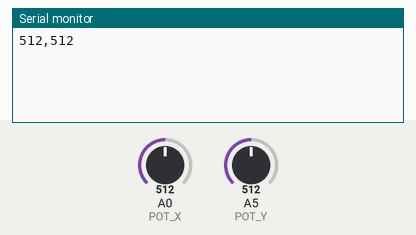
Recording of a sketch running on a simulated Arduino Uno, built with avr-gcc and run on an emulated ATmega328P. Parts: the last lines printed to the serial monitor. The inputs (shaded band) are chosen by the test bench; at power-on: A0 (POT_X) = 512, A5 (POT_Y) = 512.

Above: at 1.2 s.
1.3 s: A0 (POT_X) set to 716
At 2.1 s:
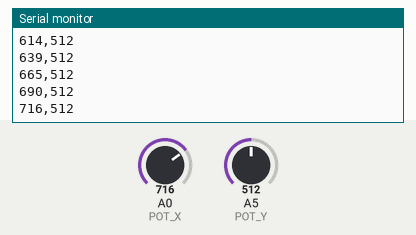
2.8 s: A5 (POT_Y) set to 716
At 3.5 s:
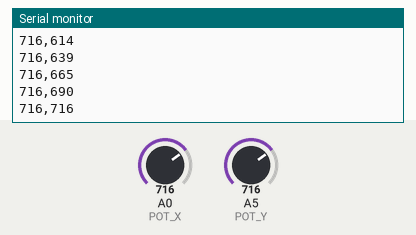
4.3 s: A0 (POT_X) set to 900
At 5.4 s:
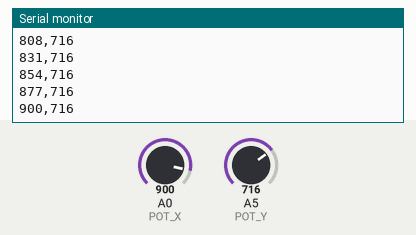
5.8 s: A5 (POT_Y) set to 900
At 6.8 s:
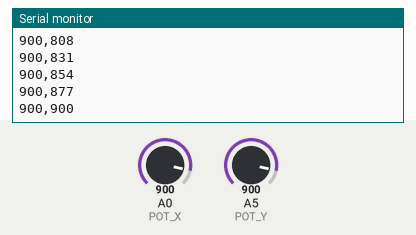
Timing chart, 0 to 8.3 s (numbered marks = the images above; inputs shaded):
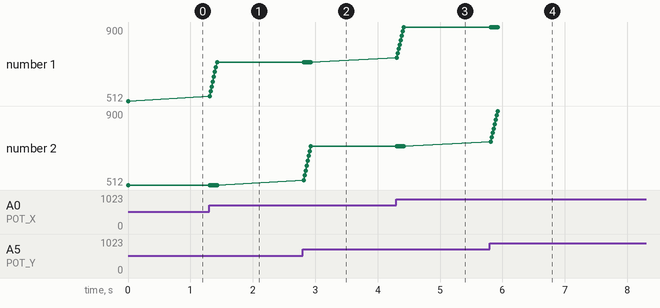

Measured:
- after the input at 1.3 s, the serial monitor: prints a new line at once (image 1)
- after the input at 2.8 s, the serial monitor: prints a new line at once (image 2)
- after the input at 4.3 s, the serial monitor: prints a new line at once (image 3)
- after the input at 5.8 s, the serial monitor: prints a new line at once (image 4)
- plotted number 1: 512 → 716 after the input at 1.3 s, 716 → 900 after the input at 4.3 s

The sketch:

etch_a_sketch.ino
```cpp
/*
  Etch A Sketch — Two Potentiometer Serial
  Sends "x,y\n" at 9600 baud with noise filtering.
  Pot 1 (X) on A0, Pot 2 (Y) on A5.
*/

const int POT_X = A0;
const int POT_Y = A5;
const int NUM_SAMPLES = 8;

int samplesX[NUM_SAMPLES];
int samplesY[NUM_SAMPLES];
int idx = 0;
int lastX = -1, lastY = -1;

void setup() {
  Serial.begin(9600);
  for (int i = 0; i < NUM_SAMPLES; i++) {
    samplesX[i] = analogRead(POT_X);
    samplesY[i] = analogRead(POT_Y);
  }
}

void loop() {
  samplesX[idx] = analogRead(POT_X);
  samplesY[idx] = analogRead(POT_Y);
  idx = (idx + 1) % NUM_SAMPLES;

  long sumX = 0, sumY = 0;
  for (int i = 0; i < NUM_SAMPLES; i++) {
    sumX += samplesX[i];
    sumY += samplesY[i];
  }
  int avgX = sumX / NUM_SAMPLES;
  int avgY = sumY / NUM_SAMPLES;

  if (abs(avgX - lastX) > 1 || abs(avgY - lastY) > 1) {
    Serial.print(avgX);
    Serial.print(",");
    Serial.println(avgY);
    lastX = avgX;
    lastY = avgY;
  }
  delay(16);
}
```
